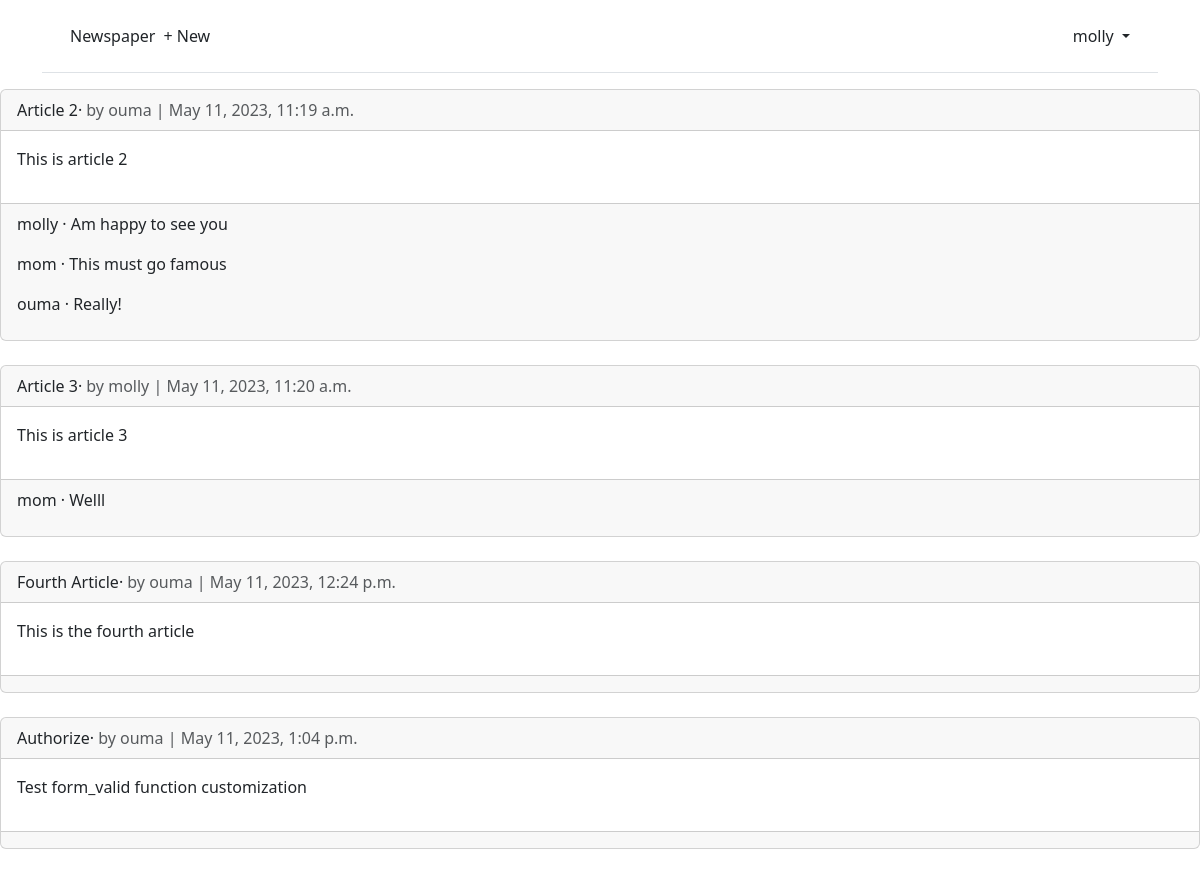
Page /articles/ (signed in) on the committed database.
### accounts/models.py (models this page shows)
class CustomUser(AbstractUser):
    age = models.PositiveIntegerField(null=True, blank=True)

### articles/models.py (models this page shows, shortened)
class Article(models.Model):
    title = models.CharField(max_length=255)
    body = models.TextField()
    date = models.DateTimeField(auto_now_add=True)
    author = models.ForeignKey(
        settings.AUTH_USER_MODEL,
        on_delete=models.CASCADE,
    )

class Comment(models.Model):
    article = models.ForeignKey(Article, on_delete=models.CASCADE)
    comment = models.CharField(max_length=140)
    author = models.ForeignKey(
        settings.AUTH_USER_MODEL,
        on_delete=models.CASCADE,
    )
    def __str__(self):
        return self.comment

### articles/views.py (the view)
# urls.py: path('', ArticleListView.as_view(), name='article_list'),
class ArticleListView(LoginRequiredMixin, ListView):
    model = Article
    template_name = 'article_list.html'

### templates/article_list.html (shortened to what this page needs)
{% extends "base.html" %}
{% block content %}
{% for article in article_list %}
    <div class="card">
        <div class="card-header">
            <span class="font-weight-bold">{{ article.title }}</span>&middot;
            <span class="text-muted">by {{ article.author }} |
            {{ article.date }}</span>
        </div>
        <div class="card-body">
            <p>{{ article.body }}</p>
        </div>
        <div class="card-footer">
            {% for comment in article.comment_set.all %}
            <p>
                <span class="font-weight-bold">
                    {{ comment.author }} &middot;
                </span>
                {{ comment }}
            </p>
            {% endfor %}
        </div>
    </div>
    <br>
{% endfor %}
{% endblock content %}

### templates/base.html (shortened to what this page needs)
<!DOCTYPE html>
<html lang="en">
    <head>
        <link href="https://cdn.jsdelivr.net/npm/bootstrap@5.3.0-alpha3/dist/css/bootstrap.min.css" rel="stylesheet">
    </head>
    <body>
        <div class="container">
            <header class="p-3 mb-3 border-bottom">
                <div class="container">
                    <div class="d-flex flex-wrap align-items-center justify-content-center
                    justify-content-lg-start">
                        <a class="navbar-brand" href="{% url 'home' %}">Newspaper</a>
                        <ul class="nav col-12 col-lg-auto me-lg-auto mb-2 justify-content-center mb-md-0">
                            {% if user.is_authenticated %}
                            <li><a href="{% url 'article_new' %}" class="nav-link px-2 link-dark">+ New</a> </li>
                        </ul>
                        <div class="dropdown text-end">
                            <a href="#" class="d-block link-dark text-decoration-none dropdown-toggle"
                            id="dropdownUser1" data-bs-toggle="dropdown" aria-expanded="false">
                            {{ user.username }}
                            </a>
                        </div>
                            {% endif %}
                    </div>
                </div>
            </header>
        </div>
        <main>
            {% block content %}
            {% endblock content %}
        </main>
    </body>
</html>

### rows in the picture
CustomUser: username "molly"
Article: title "Article 2", author "ouma", date "May 11, 2023, 11:19 a.m.", body "This is article 2"
Comment: author "molly", comment "Am happy to see you"
Comment: author "mom", comment "This must go famous"
Comment: author "ouma", comment "Really!"
Article: title "Article 3", author "molly", date "May 11, 2023, 11:20 a.m.", body "This is article 3"
Comment: author "mom", comment "Welll"
Article: title "Fourth Article", author "ouma", date "May 11, 2023, 12:24 p.m.", body "This is the fourth article"
Article: title "Authorize", author "ouma", date "May 11, 2023, 1:04 p.m.", body "Test form_valid function customization"
